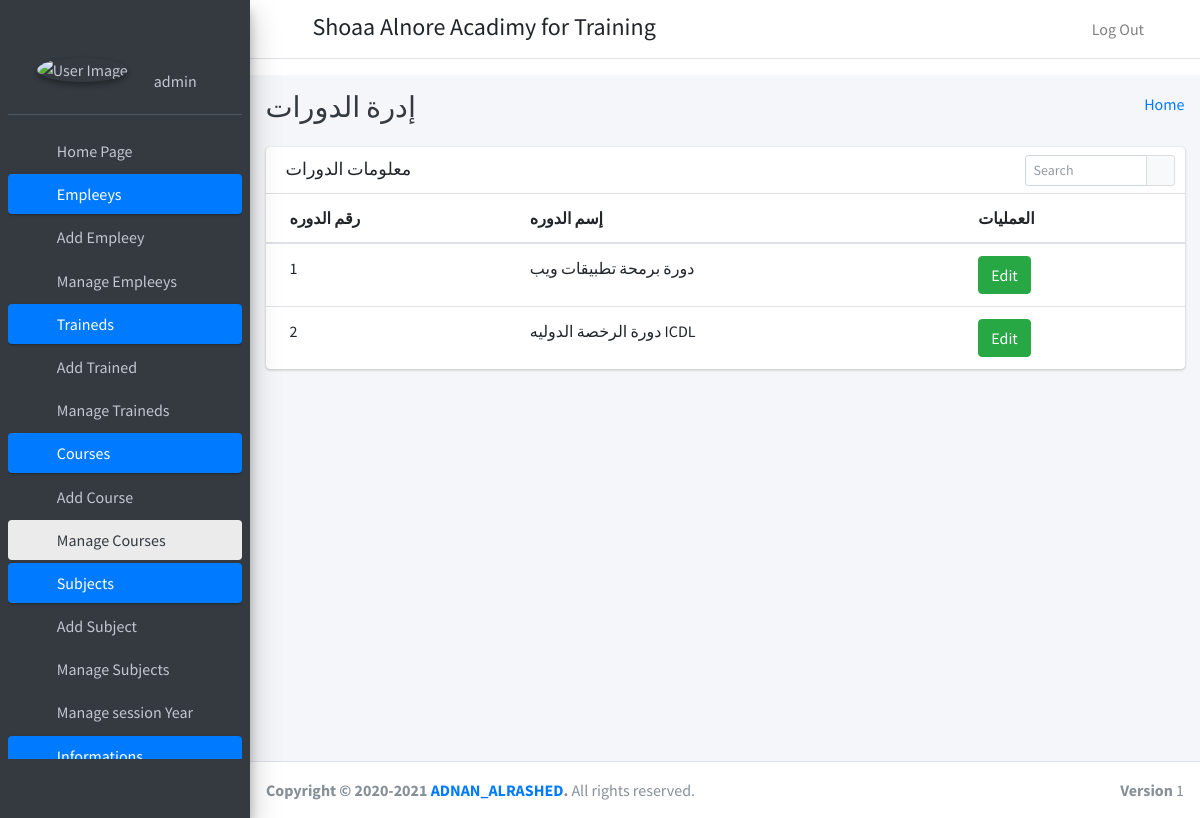
Screenshot of /manage_course (signed in) with the database file from the repository.
### studentApp/models.py (models this page shows)
class CustomUser(AbstractUser):
    user_type_data = ((1,'HOD'),(2,'Staff'),(3,'Student'))
    user_type = models.CharField(default=1,choices=user_type_data,max_length=10)

class Courses(models.Model):
    id = models.AutoField(primary_key=True)
    course_name = models.CharField(max_length=255)
    created_at = models.DateTimeField(auto_now_add=True)
    updated_at = models.DateTimeField(auto_now_add=True)
    fcm_token = models.TextField(default="")
    objects = models.Manager()

### studentApp/HodViews.py (the view)
# urls.py: path('manage_course',HodViews.manage_course, name='manage_course'),
def manage_course(request):
    course = Courses.objects.all()
    return render(request,'hod_template/manage_course_template.html',{'courses':course})

### studentApp/LoginCheckMiddleWare.py (called while the page is built, shortened)
    def process_view(self,request,view_func,view_args,view_kwargs):
        modulename = view_func.__module__
        user = request.user
        if user.is_authenticated:
            if user.user_type == '1':
                if modulename == 'studentApp.HodViews':
                    pass
                elif modulename == 'studentApp.views' or modulename == "django.views.static":
                    pass
                else:
                    return HttpResponseRedirect(reverse('admin_home'))
            else:
                return HttpResponseRedirect(reverse('show_login'))
        else:
            if request.path == reverse('show_login') or request.path == reverse('do_login') or modulename == "django.contrib.auth.views":
                pass
            else:
                return HttpResponseRedirect(reverse('show_login'))

### studentApp/templates/hod_template/manage_course_template.html
{% extends 'hod_template/base_template.html' %}
{% block page_title %}
إدرة الدورات
{% endblock page_title %}
{% block main_content %}
    <section class="content">
      <div class="container-fluid">
        <div class="row">
          <div class="col-12">
            <div class="card">
              <div class="card-header">
                <h3 class="card-title">معلومات الدورات</h3>
                <div class="card-tools">
                  <div class="input-group input-group-sm" style="width: 150px;">
                    <input type="text" name="table_search" class="form-control float-right" placeholder="Search">
                    <div class="input-group-append">
                      <button type="submit" class="btn btn-default"><i class="fas fa-search"></i></button>
                    </div>
                  </div>
                </div>
              </div>
              <div class="card-body table-responsive p-0">
                <table class="table table-hover text-nowrap">
                  <thead>
                    <tr>
                      <th>رقم الدوره</th>
                      <th>إسم الدوره</th>
                      <th>العمليات</th>
                    </tr>
                  </thead>
                  <tbody>
                  {% for course in courses %}
                    <tr>
                      <td>{{ course.id }}</td>
                      <td>{{ course.course_name }}</td>
                      <td><a href='/edit_course/{{ course.id }}' class='btn btn-success'>Edit</a></td>
                    </tr>
                   {% endfor %}
                  </tbody>
                </table>
              </div>
            </div>
          </div>
        </div>
      </div>
    </section>
    {% endblock main_content %}

### studentApp/templates/hod_template/sidebar_template.html (shortened to what this page needs)
 {% load static %}
 {% load i18n %}
  <aside class="main-sidebar sidebar-dark-primary elevation-4">
    <div class="sidebar">
      <div class="user-panel mt-3 pb-3 mb-3 d-flex">
        <div class="image">
          <img src="{% static 'dist/img/user2-160x160.jpg' %}" class="img-circle elevation-2" alt="User Image">
        </div>
        <div class="info">
          <a href="{% url 'admin_profile' %}" class="d-block">{{ user.username }}</a>
        </div>
      </div>
      <nav class="mt-2">
        <ul class="nav nav-pills nav-sidebar flex-column" data-widget="treeview" role="menu" data-accordion="false">
               <li class="nav-item">
                {% url 'admin_home' as admin_home %}
                  <a href="{{ admin_home }}" class="nav-link {% if request.path == admin_home %} active {% endif %}">
                    <i class="far fa-circle nav-icon"></i>
                    <p>{% trans "Home Page" %}</p>
                  </a>
                </li>
          <li class="nav-item has-treeview menu-open">
            <a href="#" class="nav-link active">
              <i class="nav-icon fas fa-tachometer-alt"></i>
              <p>
                {% trans "Empleeys" %}
                <i class="right fas fa-angle-left"></i>
              </p>
            </a>
            <ul class="nav nav-treeview">
              <li class="nav-item">
              {% url 'add_staff' as add_staff %}
                <a href="{{ add_staff }}" class="nav-link {% if request.path == add_staff %} active {% endif %}">
                  <i class="far fa-circle nav-icon"></i>
                  <p>{% trans "Add Empleey" %}</p>
                </a>
              </li>
              <li class="nav-item">
              {% url 'manage_staff' as manage_staff %}
              {% url 'edit_staff' staff_id=id as edit_staff %}
                <a href="{{ manage_staff }}" class="nav-link {% if request.path == manage_staff %} active {% endif %} {% if request.path == edit_staff %} active {% endif %}">
                  <i class="far fa-circle nav-icon"></i>
                  <p>{% trans "Manage Empleeys" %}</p>
                </a>
              </li>
            </ul>
          </li>
         <li class="nav-item has-treeview menu-open">
            <a href="#" class="nav-link active">
              <i class="nav-icon fas fa-tachometer-alt"></i>
              <p>
                {% trans "Traineds" %}
                <i class="right fas fa-angle-left"></i>
              </p>
            </a>
            <ul class="nav nav-treeview">
              <li class="nav-item">
              {% url 'add_student' as add_student %}
                <a href="{{ add_student }}" class="nav-link {% if request.path == add_student %} active {% endif %}">
                  <i class="far fa-circle nav-icon"></i>
                  <p>{% trans "Add Trained" %}</p>
                </a>
              </li>
              <li class="nav-item">
              {% url 'manage_student' as manage_student %}
              {% url 'edit_student' student_id=id as edit_student %}
                <a href="{{ manage_student }}" class="nav-link {% if request.path == manage_student %} active {% endif %} {% if request.path == edit_student %} active {% endif %}">
                  <i class="far fa-circle nav-icon"></i>
                  <p>{% trans "Manage Traineds" %}</p>
                </a>
              </li>
            </ul>
          </li>
       <li class="nav-item has-treeview menu-open">
            <a href="#" class="nav-link active">
              <i class="nav-icon fas fa-tachometer-alt"></i>
              <p>
                {% trans "Courses" %}
                <i class="right fas fa-angle-left"></i>
              </p>
            </a>
            <ul class="nav nav-treeview">
              <li class="nav-item">
              {% url 'add_course' as add_course %}
                <a href="{{ add_course }}" class="nav-link {% if request.path == add_course %} active {% endif %}">
                  <i class="far fa-circle nav-icon"></i>
                  <p>{% trans "Add Course" %}</p>
                </a>
              </li>
              <li class="nav-item">
              {% url 'manage_course' as manage_course %}
              {% url 'edit_course' course_id=id as edit_course %}
                <a href="{{ manage_course }}" class="nav-link {% if request.path == manage_course %} active {% endif %} {% if request.path == edit_course %} active {% endif %}">
                  <i class="far fa-circle nav-icon"></i>
                  <p>{% trans "Manage Courses" %}</p>
                </a>
              </li>
            </ul>
          </li>
          <li class="nav-item has-treeview menu-open">
            <a href="#" class="nav-link active">
              <i class="nav-icon fas fa-tachometer-alt"></i>
              <p>
                {% trans "Subjects" %}
                <i class="right fas fa-angle-left"></i>
              </p>
            </a>
            <ul class="nav nav-treeview">
              <li class="nav-item">
              {% url 'add_subject' as add_subject %}
                <a href="{{ add_subject }}" class="nav-link {% if request.path == add_subject %} active {% endif %}">
                  <i class="far fa-circle nav-icon"></i>
                  <p>{% trans "Add Subject" %}</p>
                </a>
              </li>
              <li class="nav-item">
              {% url 'manage_subject' as manage_subject %}
              {% url 'edit_subject' subject_id=id as edit_subject %}
                <a href="{{ manage_subject }}" class="nav-link {% if request.path == manage_subject %} active {% endif %} {% if request.path == edit_subject %} active {% endif %}">
                  <i class="far fa-circle nav-icon"></i>
                  <p>{% trans "Manage Subjects" %}</p>
                </a>
              </li>
              <li class="nav-item">
                {% url 'manage_session' as manage_session %}
                  <a href="{{ manage_session }}" class="nav-link {% if request.path == manage_session %} active {% endif %} ">
                    <i class="far fa-circle nav-icon"></i>
                    <p>{% trans "Manage session Year" %}</p>
                  </a>
                </li>
            </ul>
          </li>
          <li class="nav-item has-treeview menu-open">
            <a href="#" class="nav-link active">
              <i class="nav-icon fas fa-tachometer-alt"></i>
              <p>
                {% trans "Informations" %}
                <i class="right fas fa-angle-left"></i>
              </p>
            </a>
          </li>
        </ul>
      </nav>
    </div>
  </aside>

### rows the page displays
CustomUser: username "admin"
Courses: id "1", course_name "دورة برمحة تطبيقات ويب"
Courses: id "2", course_name "دورة الرخصة الدوليه ICDL"
